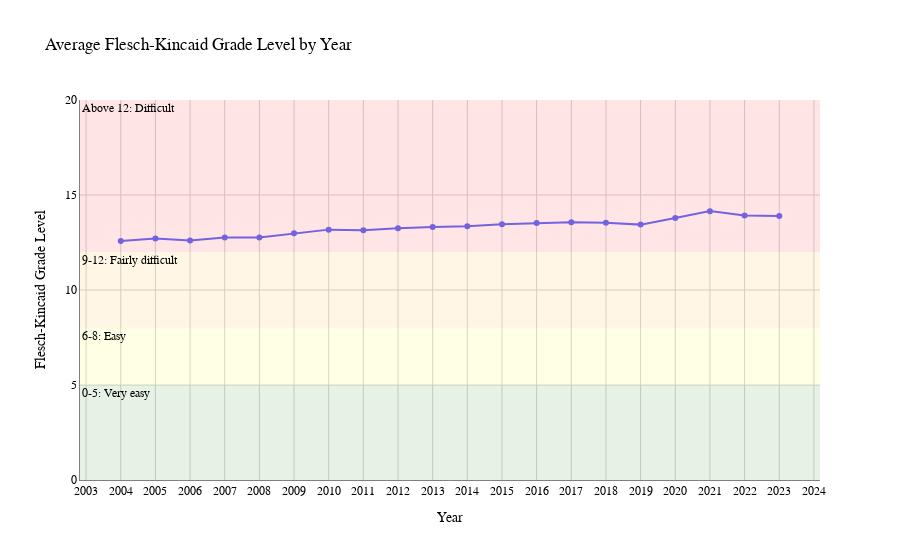
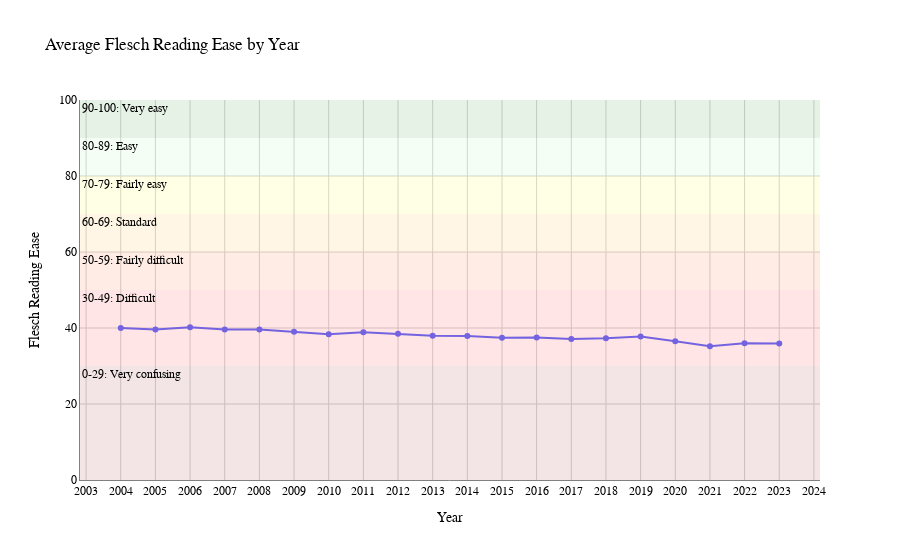
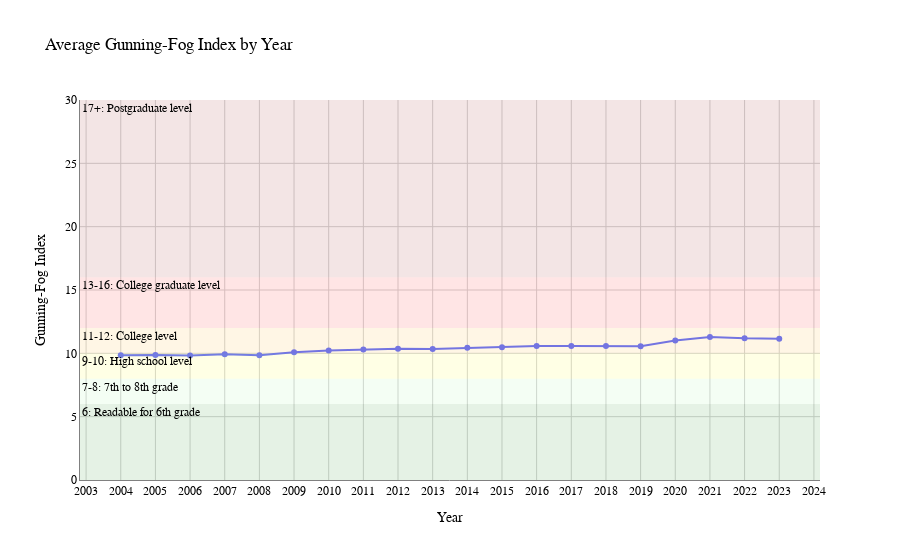

Write notebook code for charts like these, in order.
### Markdown cell above
#### Readability Indexes - All Companies

### Code cell
# Plots - Readability indices
# Calculate average values per year
avg_flesch_kincaid_by_year = df.groupby('Year')['Flesch-Kincaid Grade Level'].mean().reset_index()
avg_flesch_reading_ease_by_year = df.groupby('Year')['Flesch Reading Ease'].mean().reset_index()
avg_gunning_fog_by_year = df.groupby('Year')['Gunning-Fog Index'].mean().reset_index()

# Flesch-Kincaid Grade Level plot by year
fig1 = px.line(avg_flesch_kincaid_by_year, x='Year', y='Flesch-Kincaid Grade Level', title='Average Flesch-Kincaid Grade Level by Year', markers=True)
fig1.update_layout(
    plot_bgcolor='white',
    hovermode='x unified',
    xaxis_title='Year',
    yaxis_title='Flesch-Kincaid Grade Level',
    xaxis=dict(showline=True, showgrid=True, tickmode='linear', tick0=df['Year'].min(), dtick=1, linecolor='gray', gridcolor='lightgray'),
    yaxis=dict(showline=True, showgrid=True, linecolor='gray', gridcolor='lightgray'),
    font=dict(family="Arial, sans-serif", size=12, color="black")
)
fig1.add_hrect(y0=0, y1=5, fillcolor="green", opacity=0.1, line_width=0, annotation_text="0-5: Very easy", annotation_position="inside top left")
fig1.add_hrect(y0=5, y1=8, fillcolor="yellow", opacity=0.1, line_width=0, annotation_text="6-8: Easy", annotation_position="inside top left")
fig1.add_hrect(y0=8, y1=12, fillcolor="orange", opacity=0.1, line_width=0, annotation_text="9-12: Fairly difficult", annotation_position="inside top left")
fig1.add_hrect(y0=12, y1=20, fillcolor="red", opacity=0.1, line_width=0, annotation_text="Above 12: Difficult", annotation_position="inside top left")

# Flesch Reading Ease plot by year
fig2 = px.line(avg_flesch_reading_ease_by_year, x='Year', y='Flesch Reading Ease', title='Average Flesch Reading Ease by Year', markers=True)
fig2.update_layout(
    plot_bgcolor='white',
    hovermode='x unified',
    xaxis_title='Year',
    yaxis_title='Flesch Reading Ease',
    xaxis=dict(showline=True, showgrid=True, tickmode='linear', tick0=df['Year'].min(), dtick=1, linecolor='gray', gridcolor='lightgray'),
    yaxis=dict(showline=True, showgrid=True, linecolor='gray', gridcolor='lightgray'),
    font=dict(family="Arial, sans-serif", size=12, color="black")
)
fig2.add_hrect(y0=90, y1=100, fillcolor="green", opacity=0.1, line_width=0, annotation_text="90-100: Very easy", annotation_position="inside top left")
fig2.add_hrect(y0=80, y1=90, fillcolor="lightgreen", opacity=0.1, line_width=0, annotation_text="80-89: Easy", annotation_position="inside top left")
fig2.add_hrect(y0=70, y1=80, fillcolor="yellow", opacity=0.1, line_width=0, annotation_text="70-79: Fairly easy", annotation_position="inside top left")
fig2.add_hrect(y0=60, y1=70, fillcolor="orange", opacity=0.1, line_width=0, annotation_text="60-69: Standard", annotation_position="inside top left")
fig2.add_hrect(y0=50, y1=60, fillcolor="orangered", opacity=0.1, line_width=0, annotation_text="50-59: Fairly difficult", annotation_position="inside top left")
fig2.add_hrect(y0=30, y1=50, fillcolor="red", opacity=0.1, line_width=0, annotation_text="30-49: Difficult", annotation_position="inside top left")
fig2.add_hrect(y0=0, y1=30, fillcolor="darkred", opacity=0.1, line_width=0, annotation_text="0-29: Very confusing", annotation_position="inside top left")

# Gunning Fog Index plot by year
fig3 = px.line(avg_gunning_fog_by_year, x='Year', y='Gunning-Fog Index', title='Average Gunning-Fog Index by Year', markers=True)
fig3.update_layout(
    plot_bgcolor='white',
    hovermode='x unified',
    xaxis_title='Year',
    yaxis_title='Gunning-Fog Index',
    xaxis=dict(showline=True, showgrid=True, tickmode='linear', tick0=df['Year'].min(), dtick=1, linecolor='gray', gridcolor='lightgray'),
    yaxis=dict(showline=True, showgrid=True, linecolor='gray', gridcolor='lightgray'),
    font=dict(family="Arial, sans-serif", size=12, color="black")
)
fig3.add_hrect(y0=0, y1=6, fillcolor="green", opacity=0.1, line_width=0, annotation_text="6: Readable for 6th grade", annotation_position="inside top left")
fig3.add_hrect(y0=6, y1=8, fillcolor="lightgreen", opacity=0.1, line_width=0, annotation_text="7-8: 7th to 8th grade", annotation_position="inside top left")
fig3.add_hrect(y0=8, y1=10, fillcolor="yellow", opacity=0.1, line_width=0, annotation_text="9-10: High school level", annotation_position="inside top left")
fig3.add_hrect(y0=10, y1=12, fillcolor="orange", opacity=0.1, line_width=0, annotation_text="11-12: College level", annotation_position="inside top left")
fig3.add_hrect(y0=12, y1=16, fillcolor="red", opacity=0.1, line_width=0, annotation_text="13-16: College graduate level", annotation_position="inside top left")
fig3.add_hrect(y0=16, y1=30, fillcolor="darkred", opacity=0.1, line_width=0, annotation_text="17+: Postgraduate level", annotation_position="inside top left")

# Save the plots as HTML
fig1.write_html('avg_flesch_kincaid_by_year.html')
fig2.write_html('avg_flesch_reading_ease_by_year.html')
fig3.write_html('avg_gunning_fog_by_year.html')

fig1.show()
fig2.show()
fig3.show()

### Figure 1 — Plotly figure (JSON) as saved in the notebook; plotly's stock layout.template omitted (floating-point values rounded to 4 significant figures)
{"data": [{"hovertemplate": "Year=%{x}<br>Flesch-Kincaid Grade Level=%{y}<extra></extra>", "legendgroup": "", "line": {"color": "#636efa", "dash": "solid"}, "marker": {"symbol": "circle"}, "mode": "markers+lines", "name": "", "orientation": "v", "showlegend": false, "type": "scatter", "x": [2004, 2005, 2006, 2007, 2008, 2009, 2010, 2011, 2012, 2013, 2014, 2015, 2016, 2017, 2018, 2019, 2020, 2021, 2022, 2023], "xaxis": "x", "y": [12.58, 12.71, 12.61, 12.77, 12.77, 12.99, 13.18, 13.14, 13.25, 13.31, 13.36, 13.46, 13.52, 13.56, 13.54, 13.44, 13.79, 14.15, 13.92, 13.9], "yaxis": "y"}], "layout": {"annotations": [{"showarrow": false, "text": "0-5: Very easy", "x": 0, "xanchor": "left", "xref": "x domain", "y": 5, "yanchor": "top", "yref": "y"}, {"showarrow": false, "text": "6-8: Easy", "x": 0, "xanchor": "left", "xref": "x domain", "y": 8, "yanchor": "top", "yref": "y"}, {"showarrow": false, "text": "9-12: Fairly difficult", "x": 0, "xanchor": "left", "xref": "x domain", "y": 12, "yanchor": "top", "yref": "y"}, {"showarrow": false, "text": "Above 12: Difficult", "x": 0, "xanchor": "left", "xref": "x domain", "y": 20, "yanchor": "top", "yref": "y"}], "font": {"color": "black", "family": "Arial, sans-serif", "size": 12}, "hovermode": "x unified", "legend": {"tracegroupgap": 0}, "plot_bgcolor": "white", "shapes": [{"fillcolor": "green", "line": {"width": 0}, "opacity": 0.1, "type": "rect", "x0": 0, "x1": 1, "xref": "x domain", "y0": 0, "y1": 5, "yref": "y"}, {"fillcolor": "yellow", "line": {"width": 0}, "opacity": 0.1, "type": "rect", "x0": 0, "x1": 1, "xref": "x domain", "y0": 5, "y1": 8, "yref": "y"}, {"fillcolor": "orange", "line": {"width": 0}, "opacity": 0.1, "type": "rect", "x0": 0, "x1": 1, "xref": "x domain", "y0": 8, "y1": 12, "yref": "y"}, {"fillcolor": "red", "line": {"width": 0}, "opacity": 0.1, "type": "rect", "x0": 0, "x1": 1, "xref": "x domain", "y0": 12, "y1": 20, "yref": "y"}], "title": {"text": "Average Flesch-Kincaid Grade Level by Year"}, "xaxis": {"anchor": "y", "domain": [0, 1], "dtick": 1, "gridcolor": "lightgray", "linecolor": "gray", "showgrid": true, "showline": true, "tick0": 2004, "tickmode": "linear", "title": {"text": "Year"}}, "yaxis": {"anchor": "x", "domain": [0, 1], "gridcolor": "lightgray", "linecolor": "gray", "showgrid": true, "showline": true, "title": {"text": "Flesch-Kincaid Grade Level"}}}}

### Figure 2 — Plotly figure (JSON) as saved in the notebook; plotly's stock layout.template omitted (floating-point values rounded to 4 significant figures)
{"data": [{"hovertemplate": "Year=%{x}<br>Flesch Reading Ease=%{y}<extra></extra>", "legendgroup": "", "line": {"color": "#636efa", "dash": "solid"}, "marker": {"symbol": "circle"}, "mode": "markers+lines", "name": "", "orientation": "v", "showlegend": false, "type": "scatter", "x": [2004, 2005, 2006, 2007, 2008, 2009, 2010, 2011, 2012, 2013, 2014, 2015, 2016, 2017, 2018, 2019, 2020, 2021, 2022, 2023], "xaxis": "x", "y": [39.98, 39.59, 40.18, 39.59, 39.62, 38.98, 38.36, 38.87, 38.5, 37.99, 37.93, 37.44, 37.48, 37.11, 37.28, 37.74, 36.52, 35.2, 36.0, 35.93], "yaxis": "y"}], "layout": {"annotations": [{"showarrow": false, "text": "90-100: Very easy", "x": 0, "xanchor": "left", "xref": "x domain", "y": 100, "yanchor": "top", "yref": "y"}, {"showarrow": false, "text": "80-89: Easy", "x": 0, "xanchor": "left", "xref": "x domain", "y": 90, "yanchor": "top", "yref": "y"}, {"showarrow": false, "text": "70-79: Fairly easy", "x": 0, "xanchor": "left", "xref": "x domain", "y": 80, "yanchor": "top", "yref": "y"}, {"showarrow": false, "text": "60-69: Standard", "x": 0, "xanchor": "left", "xref": "x domain", "y": 70, "yanchor": "top", "yref": "y"}, {"showarrow": false, "text": "50-59: Fairly difficult", "x": 0, "xanchor": "left", "xref": "x domain", "y": 60, "yanchor": "top", "yref": "y"}, {"showarrow": false, "text": "30-49: Difficult", "x": 0, "xanchor": "left", "xref": "x domain", "y": 50, "yanchor": "top", "yref": "y"}, {"showarrow": false, "text": "0-29: Very confusing", "x": 0, "xanchor": "left", "xref": "x domain", "y": 30, "yanchor": "top", "yref": "y"}], "font": {"color": "black", "family": "Arial, sans-serif", "size": 12}, "hovermode": "x unified", "legend": {"tracegroupgap": 0}, "plot_bgcolor": "white", "shapes": [{"fillcolor": "green", "line": {"width": 0}, "opacity": 0.1, "type": "rect", "x0": 0, "x1": 1, "xref": "x domain", "y0": 90, "y1": 100, "yref": "y"}, {"fillcolor": "lightgreen", "line": {"width": 0}, "opacity": 0.1, "type": "rect", "x0": 0, "x1": 1, "xref": "x domain", "y0": 80, "y1": 90, "yref": "y"}, {"fillcolor": "yellow", "line": {"width": 0}, "opacity": 0.1, "type": "rect", "x0": 0, "x1": 1, "xref": "x domain", "y0": 70, "y1": 80, "yref": "y"}, {"fillcolor": "orange", "line": {"width": 0}, "opacity": 0.1, "type": "rect", "x0": 0, "x1": 1, "xref": "x domain", "y0": 60, "y1": 70, "yref": "y"}, {"fillcolor": "orangered", "line": {"width": 0}, "opacity": 0.1, "type": "rect", "x0": 0, "x1": 1, "xref": "x domain", "y0": 50, "y1": 60, "yref": "y"}, {"fillcolor": "red", "line": {"width": 0}, "opacity": 0.1, "type": "rect", "x0": 0, "x1": 1, "xref": "x domain", "y0": 30, "y1": 50, "yref": "y"}, {"fillcolor": "darkred", "line": {"width": 0}, "opacity": 0.1, "type": "rect", "x0": 0, "x1": 1, "xref": "x domain", "y0": 0, "y1": 30, "yref": "y"}], "title": {"text": "Average Flesch Reading Ease by Year"}, "xaxis": {"anchor": "y", "domain": [0, 1], "dtick": 1, "gridcolor": "lightgray", "linecolor": "gray", "showgrid": true, "showline": true, "tick0": 2004, "tickmode": "linear", "title": {"text": "Year"}}, "yaxis": {"anchor": "x", "domain": [0, 1], "gridcolor": "lightgray", "linecolor": "gray", "showgrid": true, "showline": true, "title": {"text": "Flesch Reading Ease"}}}}

### Figure 3 — Plotly figure (JSON) as saved in the notebook; plotly's stock layout.template omitted (floating-point values rounded to 4 significant figures)
{"data": [{"hovertemplate": "Year=%{x}<br>Gunning-Fog Index=%{y}<extra></extra>", "legendgroup": "", "line": {"color": "#636efa", "dash": "solid"}, "marker": {"symbol": "circle"}, "mode": "markers+lines", "name": "", "orientation": "v", "showlegend": false, "type": "scatter", "x": [2004, 2005, 2006, 2007, 2008, 2009, 2010, 2011, 2012, 2013, 2014, 2015, 2016, 2017, 2018, 2019, 2020, 2021, 2022, 2023], "xaxis": "x", "y": [9.857, 9.871, 9.82, 9.931, 9.846, 10.08, 10.22, 10.3, 10.37, 10.34, 10.43, 10.48, 10.58, 10.58, 10.58, 10.56, 11.01, 11.29, 11.19, 11.15], "yaxis": "y"}], "layout": {"annotations": [{"showarrow": false, "text": "6: Readable for 6th grade", "x": 0, "xanchor": "left", "xref": "x domain", "y": 6, "yanchor": "top", "yref": "y"}, {"showarrow": false, "text": "7-8: 7th to 8th grade", "x": 0, "xanchor": "left", "xref": "x domain", "y": 8, "yanchor": "top", "yref": "y"}, {"showarrow": false, "text": "9-10: High school level", "x": 0, "xanchor": "left", "xref": "x domain", "y": 10, "yanchor": "top", "yref": "y"}, {"showarrow": false, "text": "11-12: College level", "x": 0, "xanchor": "left", "xref": "x domain", "y": 12, "yanchor": "top", "yref": "y"}, {"showarrow": false, "text": "13-16: College graduate level", "x": 0, "xanchor": "left", "xref": "x domain", "y": 16, "yanchor": "top", "yref": "y"}, {"showarrow": false, "text": "17+: Postgraduate level", "x": 0, "xanchor": "left", "xref": "x domain", "y": 30, "yanchor": "top", "yref": "y"}], "font": {"color": "black", "family": "Arial, sans-serif", "size": 12}, "hovermode": "x unified", "legend": {"tracegroupgap": 0}, "plot_bgcolor": "white", "shapes": [{"fillcolor": "green", "line": {"width": 0}, "opacity": 0.1, "type": "rect", "x0": 0, "x1": 1, "xref": "x domain", "y0": 0, "y1": 6, "yref": "y"}, {"fillcolor": "lightgreen", "line": {"width": 0}, "opacity": 0.1, "type": "rect", "x0": 0, "x1": 1, "xref": "x domain", "y0": 6, "y1": 8, "yref": "y"}, {"fillcolor": "yellow", "line": {"width": 0}, "opacity": 0.1, "type": "rect", "x0": 0, "x1": 1, "xref": "x domain", "y0": 8, "y1": 10, "yref": "y"}, {"fillcolor": "orange", "line": {"width": 0}, "opacity": 0.1, "type": "rect", "x0": 0, "x1": 1, "xref": "x domain", "y0": 10, "y1": 12, "yref": "y"}, {"fillcolor": "red", "line": {"width": 0}, "opacity": 0.1, "type": "rect", "x0": 0, "x1": 1, "xref": "x domain", "y0": 12, "y1": 16, "yref": "y"}, {"fillcolor": "darkred", "line": {"width": 0}, "opacity": 0.1, "type": "rect", "x0": 0, "x1": 1, "xref": "x domain", "y0": 16, "y1": 30, "yref": "y"}], "title": {"text": "Average Gunning-Fog Index by Year"}, "xaxis": {"anchor": "y", "domain": [0, 1], "dtick": 1, "gridcolor": "lightgray", "linecolor": "gray", "showgrid": true, "showline": true, "tick0": 2004, "tickmode": "linear", "title": {"text": "Year"}}, "yaxis": {"anchor": "x", "domain": [0, 1], "gridcolor": "lightgray", "linecolor": "gray", "showgrid": true, "showline": true, "title": {"text": "Gunning-Fog Index"}}}}
